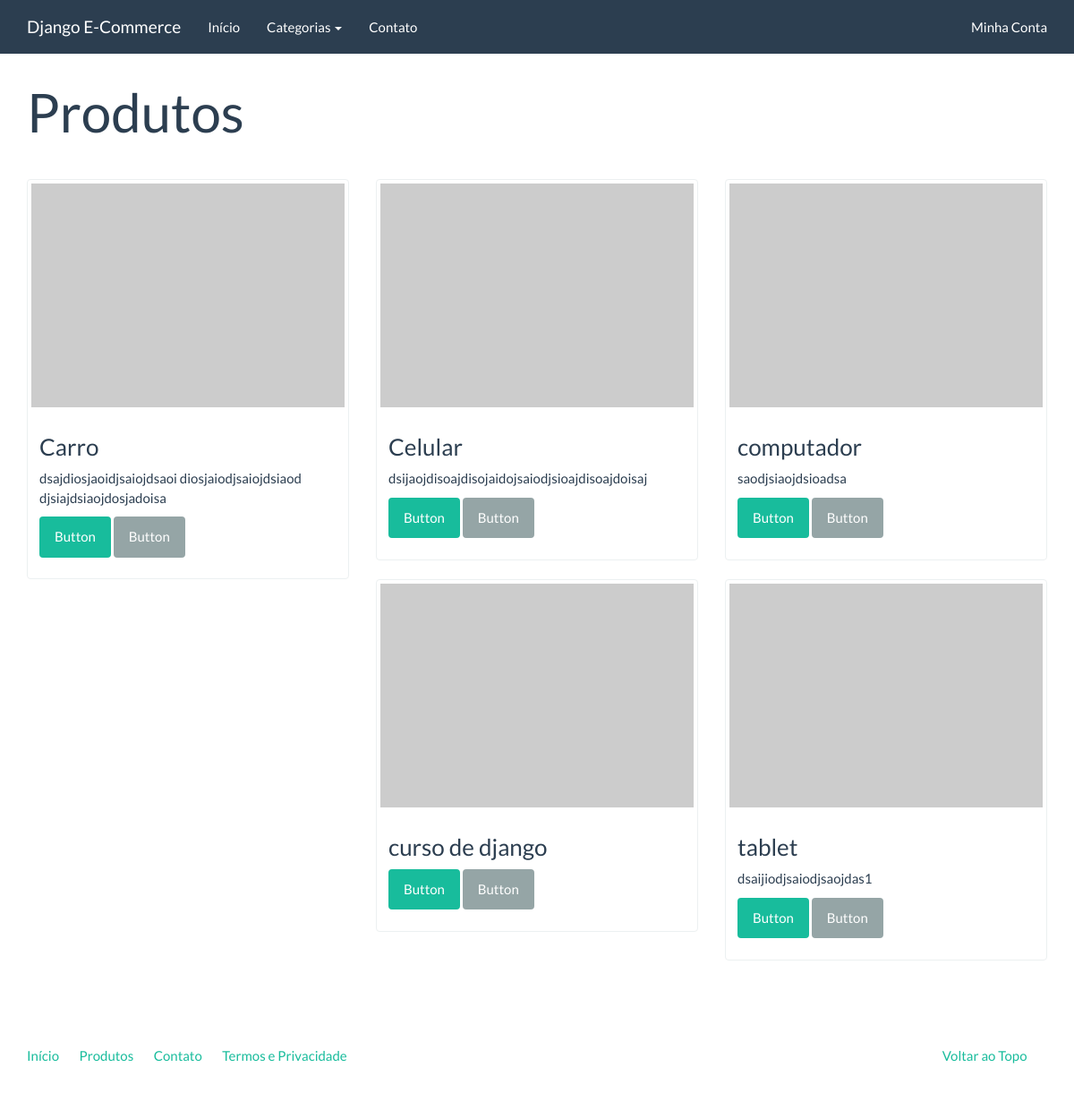
Page /catalog/ on the committed database.
### catalog/models.py (models this page shows)
class Product(models.Model):
    name = models.CharField('Nome', max_length=100)
    slug = models.SlugField('Identificador', max_length=100)
    category = models.ForeignKey('catalog.Category', verbose_name='Categoria',on_delete=models.CASCADE)
    description = models.TextField('Descrição', blank=True)
    price = models.DecimalField('Preço', decimal_places=2, max_digits=8)
    created = models.DateTimeField('Criado em', auto_now_add=True)
    modified = models.DateTimeField('Modificado em', auto_now=True)
    class Meta:
        verbose_name = 'Produto'
        verbose_name_plural = 'Produtos'
        ordering = ['name']
    def __str__(self):
        return self.name
    def get_absolute_url(self):
        return reverse('catalog:product', kwargs={'slug': self.slug})

### catalog/views.py (the view)
def product_list(request):
    context = {
        'product_list': Product.objects.all()
    }
    return render(request, 'catalog/product_list.html', context)

### catalog/context_processors.py (called while the page is built)
def categories(request):
    return {
        'categories': Category.objects.all()
    }

### catalog/models.py (called while the page is built)
    def get_absolute_url(self):
        return reverse('catalog:category', kwargs={'slug': self.slug})

### catalog/templates/catalog/product_list.html (shortened to what this page needs)
{% extends "base.html" %}
{% block container %}
<div class="page-header">
    <h1>Produtos</h1>
</div>
<div class="row">
    {% for product in product_list %}
    <div class="col-sm-6 col-md-4">
        <div class="thumbnail">
            <a href="{{ product.get_absolute_url }}">
                <img src="http://placehold.it/350x250" alt="" />
            </a>
            <div class="caption">
                <h3>{{ product }}</h3>
                {{ product.description|linebreaks }}
                <p><a href="{{ product.get_absolute_url }}" class="btn btn-success" role="button">Button</a> <a href="#" class="btn btn-default" role="button">Button</a></p>
            </div>
        </div>
    </div>
    {% endfor %}
</div>
{% endblock %}

### app_ecommerce/templates/base.html (shortened to what this page needs)
<!DOCTYPE html>
{% load static %}
<html lang="en">
<head>
	<link rel="stylesheet" href="{% static 'assets/bootstrap.min.css' %}" media="screen" />
	<link rel="stylesheet" href="{% static 'assets/custom.min.css' %}" media="screen" />
</head>
<body>
    <div class="navbar navbar-default navbar-fixed-top">
      <div class="container">
        <div class="navbar-header">
          <a href="" class="navbar-brand">Django E-Commerce</a>
        </div>
        <div class="navbar-collapse collapse" id="navbar-main">
          <ul class="nav navbar-nav">
            <li>
              <a href="{% url 'index' %}">Início</a>
            </li>
            <li class="dropdown">
              <a class="dropdown-toggle" data-toggle="dropdown" href="{% url 'catalog:product_list' %}" id="download">Categorias <span class="caret"></span></a>
            </li>
			<li>
				<a href="{% url 'contact' %}">Contato</a>
			</li>
          </ul>
          <ul class="nav navbar-nav navbar-right">
            <li><a href="#">Minha Conta</a></li>
          </ul>
        </div>
      </div>
    </div>
    <div class="container">
		{% block container %}{% endblock %}
		<footer>
			<div class="row">
			  <div class="col-lg-12">
			    <ul class="list-unstyled">
			      <li class="pull-right"><a href="#top">Voltar ao Topo</a></li>
			      <li><a href="">Início</a></li>
			      <li><a href="">Produtos</a></li>
			      <li><a href="">Contato</a></li>
			      <li><a href="">Termos e Privacidade</a></li>
			    </ul>
			  </div>
			</div>
		</footer>
	</div>
</body>
</html>

### rows in the picture
Product: name "Carro", description "dsajdiosjaoidjsaiojdsaoi diosjaiodjsaiojdsiaod djsiajdsiaojdosjadoisa"
Product: name "Celular", description "dsijaojdisoajdisojaidojsaiodjsioajdisoajdoisaj"
Product: name "computador", description "saodjsiaojdsioadsa"
Product: name "curso de django"
Product: name "tablet", description "dsaijiodjsaiodjsaojdas1"
